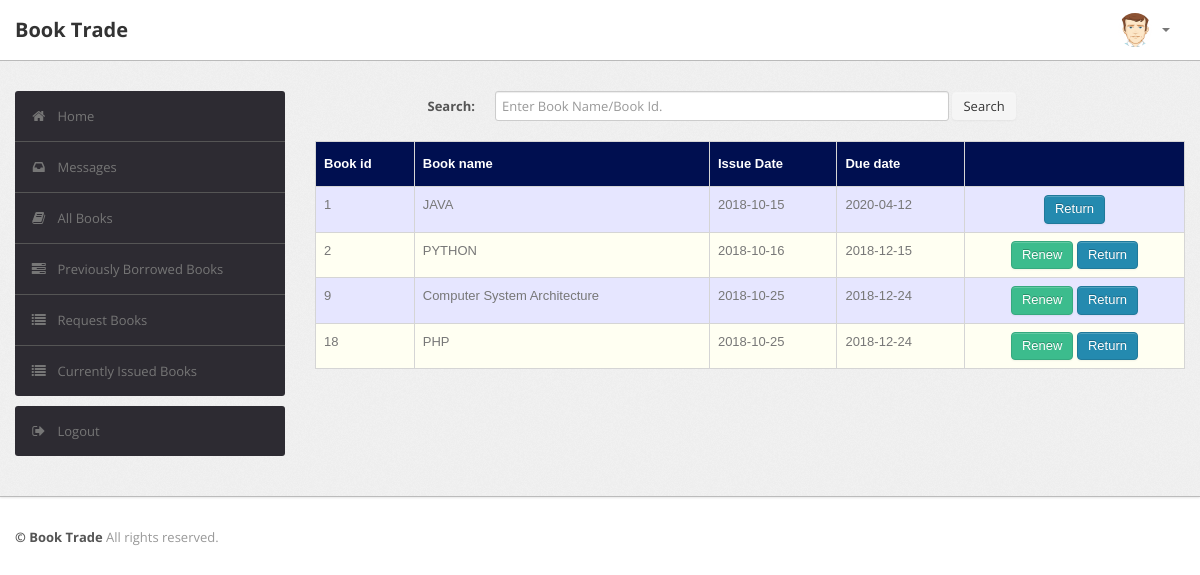
Screenshot of /student/current.php (signed in) with the database file from the repository.
### tables this page shows
CREATE TABLE `record` (
  `RollNo` varchar(50) NOT NULL,
  `BookId` int NOT NULL,
  `Date_of_Issue` date DEFAULT NULL,
  `Due_Date` date DEFAULT NULL,
  `Date_of_Return` date DEFAULT NULL,
  `Dues` int DEFAULT NULL,
  `Renewals_left` int DEFAULT NULL,
  `Time` time DEFAULT NULL
);

CREATE TABLE `book` (
  `BookId` int NOT NULL,
  `Title` varchar(50) DEFAULT NULL,
  `Publisher` varchar(50) DEFAULT NULL,
  `Year` varchar(50) DEFAULT NULL,
  `Availability` int DEFAULT NULL
);

### student/current.php (the view, shortened to what this page needs)
<?php
require('dbconn.php');
?>
<?php
if ($_SESSION['RollNo']) {
    ?>
<!DOCTYPE html>
<html lang="en">
    <head>
        <link type="text/css" href="bootstrap/css/bootstrap.min.css" rel="stylesheet">
        <link type="text/css" href="bootstrap/css/bootstrap-responsive.min.css" rel="stylesheet">
        <link type="text/css" href="css/theme.css" rel="stylesheet">
        <link type="text/css" href="images/icons/css/font-awesome.css" rel="stylesheet">
    </head>
    <body>
        <div class="navbar navbar-fixed-top">
            <div class="navbar-inner">
                <div class="container">
                        <a class="brand" href="index.php">Book Trade </a>
                    <div class="nav-collapse collapse navbar-inverse-collapse">
                        <ul class="nav pull-right">
                            <li class="nav-user dropdown"><a href="#" class="dropdown-toggle" data-toggle="dropdown">
                                <img src="images/user.png" class="nav-avatar" />
                                <b class="caret"></b></a>
                            </li>
                        </ul>
                    </div>
                </div>
            </div>
        </div>
        <div class="wrapper">
            <div class="container">
                <div class="row">
                    <div class="span3">
                        <div class="sidebar">
                            <ul class="widget widget-menu unstyled">
                                <li class="active"><a href="index.php"><i class="menu-icon icon-home"></i>Home
                                </a></li>
                                 <li><a href="message.php"><i class="menu-icon icon-inbox"></i>Messages</a>
                                </li>
                                <li><a href="book.php"><i class="menu-icon icon-book"></i>All Books </a></li>
                                <li><a href="history.php"><i class="menu-icon icon-tasks"></i>Previously Borrowed Books </a></li>
                                <li><a href="requestbook.php"><i class="menu-icon icon-list"></i>Request Books </a></li>
                                <li><a href="current.php"><i class="menu-icon icon-list"></i>Currently Issued Books </a></li>
                            </ul>
                            <ul class="widget widget-menu unstyled">
                                <li><a href="logout.php"><i class="menu-icon icon-signout"></i>Logout </a></li>
                            </ul>
                        </div>
                    </div>
                    <div class="span9">
                        <form class="form-horizontal row-fluid" action="current.php" method="post">
                                        <div class="control-group">
                                            <label class="control-label" for="Search"><b>Search:</b></label>
                                            <div class="controls">
                                                <input type="text" id="title" name="title" placeholder="Enter Book Name/Book Id." class="span8" required>
                                                <button type="submit" name="submit"class="btn">Search</button>
                                            </div>
                                        </div>
                                    </form>
                                    <br>
                                    <?php
                                    $rollno = $_SESSION['RollNo'];
                                    if(isset($_POST['submit']))
                                        {$s=$_POST['title'];
                                            $sql="select * from LMS.record,LMS.book where RollNo = '$rollno' and Date_of_Issue is NOT NULL and Date_of_Return is NULL and book.Bookid = record.BookId and (record.BookId='$s' or Title like '%$s%')";
                                        }
                                    else
                                        $sql="select * from LMS.record,LMS.book where RollNo = '$rollno' and Date_of_Issue is NOT NULL and Date_of_Return is NULL and book.Bookid = record.BookId";
                                    $result=$conn->query($sql);
                                    $rowcount=mysqli_num_rows($result);
                                    if(!($rowcount))
                                        echo "<br><center><h2><b><i>No Results</i></b></h2></center>";
                                    else
                                    {
                                    ?>
                        <table class="table" id = "tables">
                                  <thead>
                                    <tr>
                                      <th>Book id</th>
                                      <th>Book name</th>
                                      <th>Issue Date</th>
                                      <th>Due date</th>
                                      <th></th>
                                    </tr>
                                  </thead>
                                  <tbody>
                                <?php
                            while($row=$result->fetch_assoc())
                            {
                                $bookid=$row['BookId'];
                                $name=$row['Title'];
                                $issuedate=$row['Date_of_Issue'];
                                $duedate=$row['Due_Date'];
                                $renewals=$row['Renewals_left'];
                            ?>
                                    <tr>
                                      <td><?php echo $bookid ?></td>
                                      <td><?php echo $name ?></td>
                                      <td><?php echo $issuedate ?></td>
                                      <td><?php echo $duedate ?></td>
                                        <td><center>
                                        <?php
                                         if($renewals)
                                            echo "<a href=\"renew_request.php?id=".$bookid."\" class=\"btn btn-success\">Renew</a>";
                                        ?>
                                        <a href="return_request.php?id=<?php echo $bookid; ?>" class="btn btn-primary">Return</a>
                                        </center></td>
                                    </tr>
                            <?php }} ?>
                                    </tbody>
                                </table>
                    </div>
                </div>
            </div>
        </div>
<div class="footer">
            <div class="container">
                <b class="copyright">&copy; Book Trade </b>All rights reserved.
            </div>
        </div>
    </body>
</html>
<?php }
else {
    echo "<script type='text/javascript'>alert('Access Denied!!!')</script>";
} ?>

### student/css/theme.css (style rules this page uses)
#tables { font-family: "Trebuchet MS", Arial, Helvetica, sans-serif; border-collapse: collapse; width: 100%; }
#tables td, #tables th { border: 1px solid #ddd; padding: 8px; }
#tables tr:nth-child(even) { background-color: #fffff2; }
#tables tr:nth-child(odd) { background-color: #e6e6ff; }
#tables th { padding-top: 12px; padding-bottom: 12px; text-align: left; background-color: #000F50; color: white; }
body { font-size: 13px; font-family: 'Open Sans', Arial, sans-serif; background: #fff; color: #777 }
strong, b { color: #555 }
.wrapper { background: url(../images/bg.png) #eee; border-bottom: 1px solid #bbb; -webkit-box-shadow: 0 1px 2px rgba(0,0,0,0.1); -moz-box-shadow: 0 1px 2px rgba(0,0,0,0.1); box-shadow: 0 1px 2px rgba(0,0,0,0.1); padding: 30px 0 }
.footer { color: #999; padding: 30px 0 60px }
form { margin: 0 }
select, textarea, input[type="text"], input[type="password"], input[type="datetime"], input[type="datetime-local"], input[type="date"], input[type="month"], input[type="time"], input[type="week"], input[type="number"], input[type="email"], input[type="url"], input[type="search"], input[type="tel"], input[type="color"], .uneditable-input, label, input, button, select, textarea { -webkit-border-radius: 3px; -moz-border-radius: 3px; border-radius: 3px; font-size: 13px; font-family: 'Open Sans', Tahoma, Arial, sans-serif }
body [class^="icon-"], body [class*=" icon-"] { font-size: 14px; line-height: 20px; height: 20px }
.form-horizontal .control-group, .form-vertical .control-group { margin-bottom: 0 }
.navbar { position: static!important; margin: 0!important }
.navbar .navbar-inner { background: #fff; border-bottom: 1px solid #bbb; -webkit-box-shadow: 0 1px 2px rgba(0,0,0,0.15); -moz-box-shadow: 0 1px 2px rgba(0,0,0,0.15); box-shadow: 0 1px 2px rgba(0,0,0,0.15) }
.navbar .brand { color: #333; font-weight: bold; font-size: 20px; margin-right: 20px; padding: 20px }
.navbar .nav>li>a { padding: 20px 15px; font-weight: bold; color: #777 }
.nav-user>a { height: 20px }
.nav-avatar { width: 34px; height: 34px; margin: -7px 5px 0 0; -webkit-border-radius: 50%; -moz-border-radius: 50%; border-radius: 50% }
.btn, .btn-box { -webkit-border-radius: 3px; -moz-border-radius: 3px; border-radius: 3px }
.btn { font-size: 13px; font-weight: 600 }
.btn { display: inline-block; margin-bottom: 0; font-weight: 400; text-align: center; vertical-align: middle; cursor: pointer; background-image: none; border: 1px solid transparent; white-space: nowrap; padding: 4px 10px; font-size: 13px; line-height: 1.42857; border-radius: 4px; -webkit-user-select: none; -moz-user-select: none; -ms-user-select: none; user-select: none }
.btn-primary { color: #fff; background-color: #248aaf; border-color: #20799a }
.btn-success { color: #fff; background-color: #3cbc8d; border-color: #36a97f }
.table { margin-bottom: 0 }
.table th, .table td { border-color: #d5d5d5!important }
.widget-menu { background: #fff; -webkit-border-radius: 3px; -moz-border-radius: 3px; border-radius: 3px; overflow: hidden }
.widget-menu a { color: #555; display: block; line-height: 20px; padding: 15px; text-decoration: none!important }
.widget-menu .menu-icon { margin-right: 10px; color: #767676; -webkit-transition: all .2s ease-in-out; -moz-transition: all .2s ease-in-out; transition: all .2s ease-in-out; }
.widget-menu>li+li { border-top: 1px solid #555 }
.widget-menu>li>a { background-color: #2d2b32; color: #767676; -webkit-transition: all .2s ease-in-out; -moz-transition: all .2s ease-in-out; transition: all .2s ease-in-out; }

### rows the page displays
record: BookId.BookId "1", BookId.Title "JAVA", Date_of_Issue "2018-10-15", Due_Date "2020-04-12"
record: BookId.BookId "2", BookId.Title "PYTHON", Date_of_Issue "2018-10-16", Due_Date "2018-12-15"
record: BookId.BookId "9", BookId.Title "Computer System Architecture", Date_of_Issue "2018-10-25", Due_Date "2018-12-24"
record: BookId.BookId "18", BookId.Title "PHP", Date_of_Issue "2018-10-25", Due_Date "2018-12-24"
